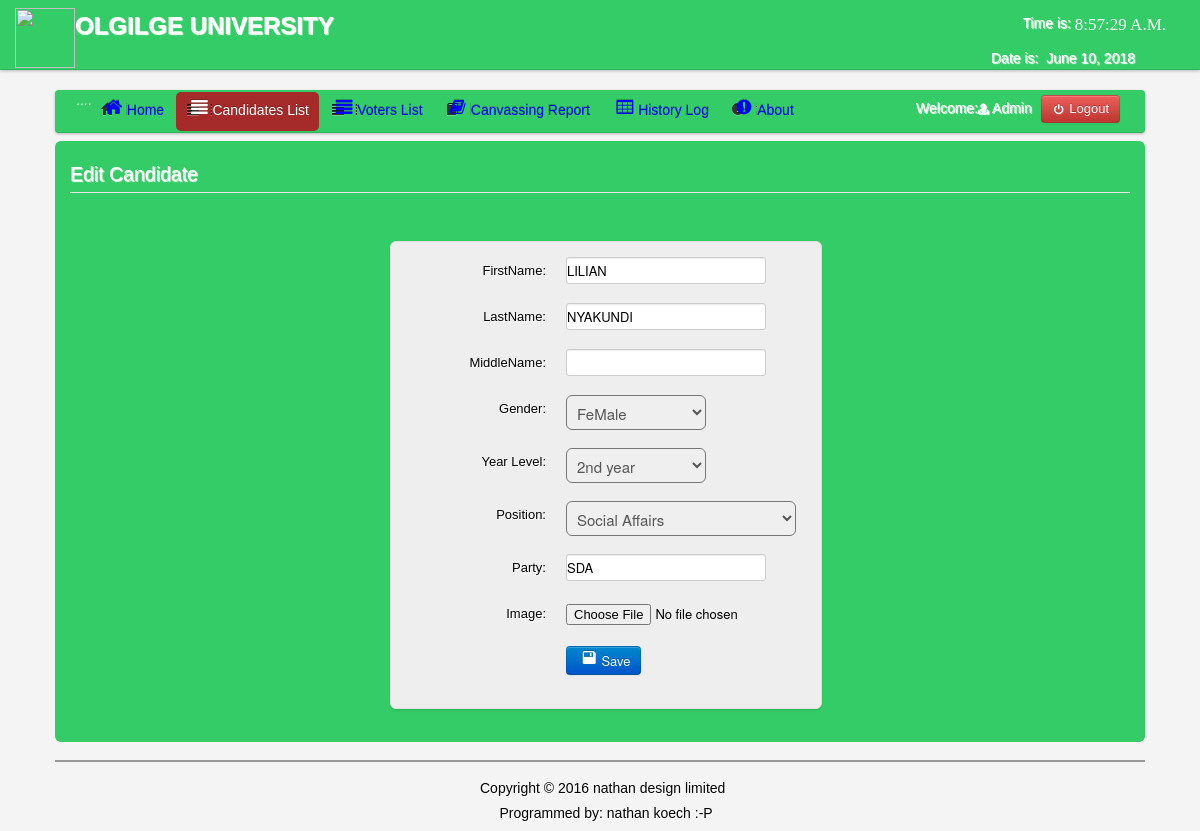
/voting/admin/edit_candidate.php?id=219 (signed in), run on the app's committed database.
### tables this page shows
CREATE TABLE IF NOT EXISTS `users` (
  `User_id` int(11) NOT NULL AUTO_INCREMENT,
  `FirstName` varchar(100) NOT NULL,
  `LastName` varchar(100) NOT NULL,
  `UserName` varchar(100) NOT NULL,
  `Password` varchar(100) NOT NULL,
  `User_Type` varchar(50) NOT NULL,
  PRIMARY KEY (`User_id`)
);

CREATE TABLE IF NOT EXISTS `candidate` (
  `CandidateID` int(11) NOT NULL AUTO_INCREMENT,
  `abc` varchar(100) NOT NULL,
  `Position` varchar(200) NOT NULL,
  `Party` varchar(100) NOT NULL,
  `FirstName` varchar(200) NOT NULL,
  `LastName` varchar(200) NOT NULL,
  `MiddleName` varchar(100) NOT NULL,
  `Gender` varchar(6) NOT NULL,
  `Year` varchar(100) NOT NULL,
  `Photo` varchar(200) NOT NULL,
  `status` int(10) NOT NULL,
  PRIMARY KEY (`CandidateID`)
);

### voting/admin/session.php (called while the page is built, shortened)
<?php
$id_session=$_SESSION['id'];
?>

### voting/admin/edit_candidate.php (the view, shortened to what this page needs)
<?php
include('header.php');
include('session.php');
$get_id=$_GET['id'];
?>
</head>
<body>
<?php include('nav_top.php'); ?>
<div class="wrapper">
<div class="home_body">
<div class="navbar">
	<div class="navbar-inner">
	<div class="container">
	<ul class="nav nav-pills">
	  <li>....</li>
	  <li><a href="home.php"><i class="icon-home icon-large"></i>Home</a></li>
	  <li class="active"><a  href="candidate_list.php"><i class="icon-align-justify icon-large"></i>Candidates List</a></li>
	  <li class=""><a  href="voter_list.php"><i class="icon-align-justify icon-large"></i>Voters List</a></li>
		 <li><a  href="canvassing_report.php"><i class="icon-book icon-large"></i>Canvassing Report</a></li>
		    <li><a  href="History.php"><i class="icon-table icon-large"></i>History Log</a>
		   <li><a data-toggle="modal" href="#about"><i class="icon-exclamation-sign icon-large"></i>About</a></li>
	 </ul>
	<form class="navbar-form pull-right">
		<?php $result=mysql_query("select * from users where User_id='$id_session'");
	$row=mysql_fetch_array($result);
	?>
	<font color="white">Welcome:<i class="icon-user-md"></i><?php echo $row['User_Type']; ?></font>
	<a class="btn btn-danger" id="logout" data-toggle="modal" href="#myModal"><i class="icon-off"></i>&nbsp;Logout</a>
	</form>
	</div>
	</div>
	</div>
	<div id="element" class="hero-body">
	<?php
	$result=mysql_query("select * from candidate where CandidateID='$get_id'") or die(mysql_error());
	$row=mysql_fetch_array($result);
	?>
	<form method="POST"  class="form-horizontal" enctype="multipart/form-data">
    <fieldset>
    <legend><font color="white">Edit Candidate</font></legend>
	<div class="candidate_margin">
	<ul class="thumbnails_new_voter">
    <li class="span3">
    <div class="thumbnail_new_voter">
	<div class="control-group">
    <label class="control-label" for="input01">FirstName:</label>
    <div class="controls">
    <input type="text" name="rfirstname" class="rfirstname" value="<?php echo $row['FirstName']; ?>">
    </div>
    </div>
	<div class="control-group">
    <label class="control-label" for="input01">LastName:</label>
    <div class="controls">
    <input type="text" name="rlastname" class="rlastname" value="<?php echo $row['LastName']; ?>">
    </div>
    </div>
	<div class="control-group">
    <label class="control-label" for="input01">MiddleName:</label>
    <div class="controls">
    <input type="text" name="rname" class="rname" value="<?php echo $row['MiddleName']; ?>">
    </div>
    </div>
	<div class="control-group">
    <label class="control-label" for="input01">Gender:</label>
    <div class="controls">
   <select name="rgender" class="rgender" id="span2">
   <option><?php echo $row['Gender']; ?></option>
	</select>
    </div>
    </div>
	<div class="control-group">
    <label class="control-label" for="input01">Year Level:</label>
    <div class="controls">
   <select name="ryear" class="ryear" id="span2">
     <option><?php echo $row['Year']; ?></option>
	</select>
    </div>
    </div>
	<div class="control-group">
    <label class="control-label" for="input01">Position:</label>
    <div class="controls">
   <select name="rposition" class="rposition" id="span90">
    <option><?php echo $row['Position']; ?></option>
	</select>
    </div>
    </div>
		<div class="control-group">
    <label class="control-label" for="input01">Party:</label>
    <div class="controls">
    <input type="text" name="party" class="party" value="<?php echo $row['Party']; ?>">
    </div>
    </div>
<div class="control-group">
	<label class="control-label" for="input01">Image:</label>
    <div class="controls">
	<input type="file" name="image" class="font">
    </div>
    </div>
	<div class="control-group">
    <div class="controls">
	<button class="btn btn-primary" name="save"><i class="icon-save icon-large"></i>Save</button>
    </div>
    </div>
    </fieldset>
    </form>
	</div>
	<?php include('footer.php')?>
</div>
</div>
</body>
</html>

### voting/admin/css/Home.css (style rules this page uses)
* { margin:0; padding:0; }
body { font-family:"Trebuchet MS", "Myriad Pro", Arial, sans-serif; font-size:14px; background-color: #fff; background:#f4f4f4 url(../images/bg.gif) repeat top left; text-shadow:1px 1px 1px #fff; background-position: 0 0px; }
.wrapper { width:1090px; margin:10px auto; }
.navbar .navbar-inner { background: #3C6; }

### data on the page
users: User_Type "Admin"
candidate: rfirstname "LILIAN", rlastname "NYAKUNDI", rgender "FeMale", ryear "2nd year", rposition "Social Affairs", party "SDA"
